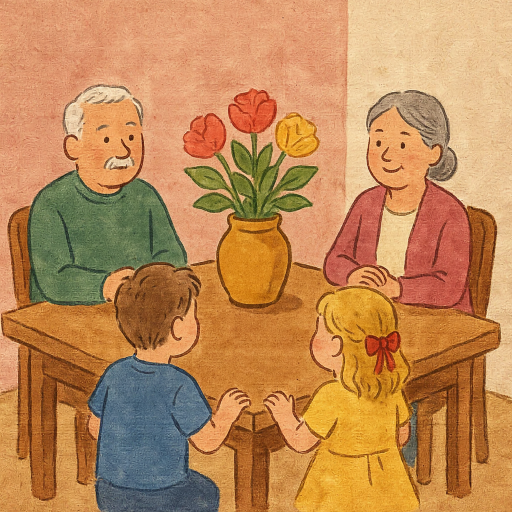
#> input picture 3-systeme/recherches/tests-images/sorties/6_scene_base_ideo45.png, 1024 x 1024 px (shown at 1/2 size)
$ python test_3_edition_locale.py
#> lines starting #> are read from the running program, lines starting #| are printed output that depends on the picture; after the words box and inside, x2 and y2 are one past the last pixel; in counts of white or black regions, pixels touching at a corner belong together
### 3-systeme/recherches/tests-images/commun.py
"""Outils communs aux tests d'images NolaPrint (RCH du 02-11-2026).

Les clés sont lues dans GEMINI_API_KEY et IDEOGRAM_API_KEY. Elles ne sont jamais
écrites, ni dans les fichiers ni dans les journaux.
Dépendances : pip install google-genai requests pillow numpy
"""
import json
import os
import time
from pathlib import Path

import numpy as np
import requests
from PIL import Image

DOSSIER = Path(__file__).resolve().parent
SORTIES = DOSSIER / "sorties"
SORTIES.mkdir(exist_ok=True)

STYLE = ("gouache illustration, opaque pigment, no wash, closed contours, "
         "medium to saturated colors, bold simple shapes, no fine detail, "
         "no drop shadow, no paper texture")

MODELE_GEMINI = "gemini-3-pro-image"
IDEO_GENERATE = "https://api.ideogram.ai/v2/image/generate/ideogram-4-5"
IDEO_EDIT = "https://api.ideogram.ai/v2/image/precise-edit/ideogram-4-5"


def cle(nom):
    """Renvoie la clé, ou None si elle manque (le modèle est alors sauté)."""
    valeur = os.environ.get(nom)
    if not valeur:
        print(f"{nom} absente : modèle sauté.")
    return valeur


def journal(script, entree):
    """Ajoute une entrée au journal JSON du script, dans sorties/."""
    chemin = SORTIES / f"{script}.json"
    donnees = json.loads(chemin.read_text()) if chemin.exists() else []
    entree["horodatage"] = time.strftime("%Y-%m-%d %H:%M:%S")
    donnees.append(entree)
    chemin.write_text(json.dumps(donnees, ensure_ascii=False, indent=2))


# ---------- Gemini (Nano Banana Pro) ----------

# [23 lines left out: functions _config_gemini, _enregistrer_gemini, not called in this run]


def gemini(script, prompt, fichier, images=(), aspect="1:1", taille="1K"):
    """Un appel Nano Banana Pro. images : chemins d'images de référence."""
    key = cle("GEMINI_API_KEY")
    if not key:
        return None
    from google import genai
    client = genai.Client(api_key=key)
    contenus = [prompt] + [Image.open(p) for p in images]
    debut = time.time()
    try:
        reponse = client.models.generate_content(
            model=MODELE_GEMINI, contents=contenus,
            config=_config_gemini(aspect, taille))
        chemin, mime = _enregistrer_gemini(reponse, fichier)
        erreur = None if chemin else "aucune image dans la réponse"
    except Exception as e:  # on journalise l'échec, sans arrêter le script
        chemin, mime, erreur = None, None, str(e)
    journal(script, {"modele": MODELE_GEMINI, "prompt": prompt, "fichier": fichier,
                     "references": [str(p) for p in images], "aspect": aspect,
                     "taille": taille, "mime": mime, "duree_s": round(time.time() - debut, 1),
                     "erreur": erreur})
    print(f"{fichier} : {'ok' if chemin else erreur}")
    return chemin


# [52 lines left out: functions gemini_chat, _premiere_url, _sans_urls, not called in this run]


def ideogram(script, url, champs, fichier, fichiers_joints=()):
    """Un appel Ideogram en multipart. fichiers_joints : liste de (champ, chemin)."""
    key = cle("IDEOGRAM_API_KEY")
    if not key:
        return None
    ouverts = [(nom, (Path(p).name, open(p, "rb"), "image/png")) for nom, p in fichiers_joints]
    # Ideogram exige multipart/form-data, même sans fichier joint :
    # chaque champ texte passe donc en partie multipart (nom de fichier None).
    parties = [(k, (None, str(v))) for k, v in champs.items()] + ouverts
    debut = time.time()
    chemin, erreur, brut = None, None, None
    try:
        r = requests.post(url, headers={"Api-Key": key}, files=parties, timeout=300)
        brut = r.json() if r.headers.get("content-type", "").startswith("application/json") else r.text
        if r.ok:
            lien = _premiere_url(brut)
            if lien:
                chemin = SORTIES / fichier
                chemin.write_bytes(requests.get(lien, timeout=120).content)
            else:
                erreur = "aucune URL dans la réponse"
        else:
            erreur = f"HTTP {r.status_code}"
    except Exception as e:
        erreur = str(e)
    finally:
        for _, (_, f, _) in ouverts:
            f.close()
    journal(script, {"modele": url.rsplit("/", 2)[-2] + "/" + url.rsplit("/", 1)[-1],
                     "champs": champs, "joints": [[n, str(p)] for n, p in fichiers_joints],
                     "fichier": fichier, "duree_s": round(time.time() - debut, 1),
                     "erreur": erreur, "reponse": _sans_urls(brut)})
    print(f"{fichier} : {'ok' if chemin else erreur}")
    return chemin


# ---------- Masques et différences ----------

def masque_ideogram(source, boite, fichier):
    """Masque Ideogram : noir = zone à modifier, blanc = zone gardée.
    boite = (gauche, haut, droite, bas) en fractions de 0 à 1."""
#> called with boite = (0.38, 0.3, 0.62, 0.7), fichier = '3_masque.png'
    largeur, hauteur = Image.open(source).size
#> largeur = 1024; hauteur = 1024
    masque = Image.new("L", (largeur, hauteur), 255)
#> masque: PIL image 1024x1024 L; every value is 255
    g, h, d, b = boite
    masque.paste(0, (int(g * largeur), int(h * hauteur), int(d * largeur), int(b * hauteur)))
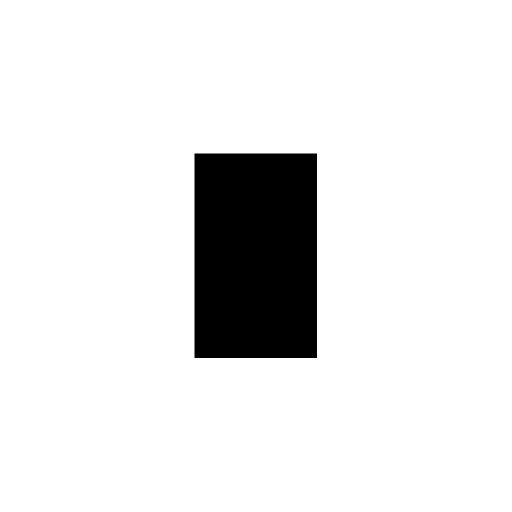
#> masque: PIL image 1024x1024 L (shown at 1/2 size); 90.4% white; 1 black region, box (x1, y1, x2, y2) and area: (389, 307, 634, 716) 100205
#> call 2 of masque_ideogram, with boite = (0.38, 0.3, 0.62, 0.7), fichier = '3_masque_nbpro.png'
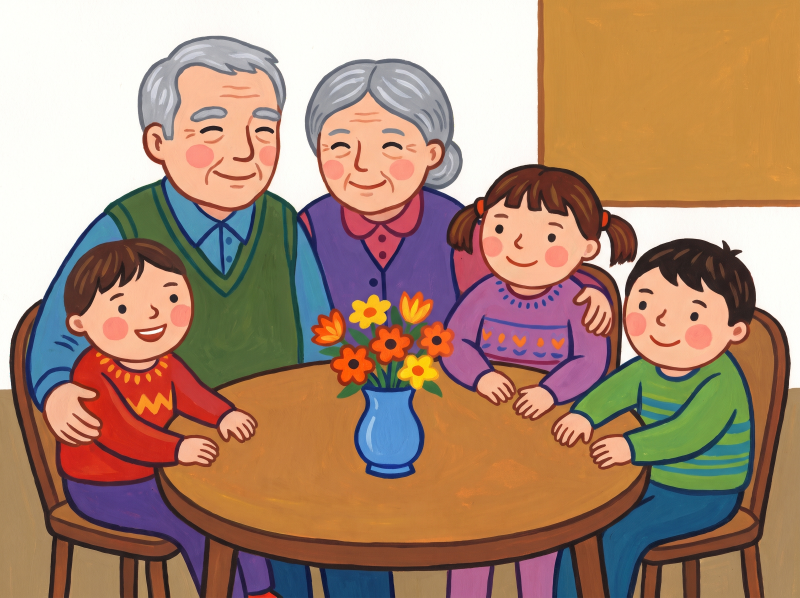
#> input picture 3-systeme/recherches/tests-images/sorties/6_scene_base_nbpro.png, 2400 x 1792 px (shown at 1/3 size)
#> in masque_ideogram (call 2), `largeur, hauteur = Image.open(source).size`: largeur = 2400; hauteur = 1792
#> in masque_ideogram (call 2), `masque = Image.new("L", (largeur, hauteur), 255)`: masque: PIL image 2400x1792 L; every value is 255
#> in masque_ideogram (call 2), `masque.paste(0, (int(g * largeur), int(h * hauteur), int(d * largeur),..`:
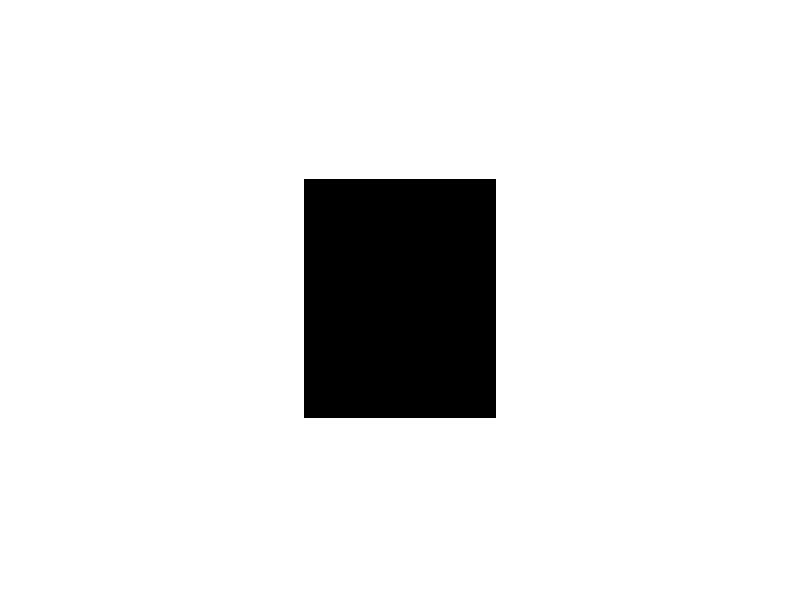
#> masque: PIL image 2400x1792 L (shown at 1/3 size); 90.4% white; 1 black region, box (x1, y1, x2, y2) and area: (912, 537, 1488, 1254) 412992
    chemin = SORTIES / fichier
    masque.save(chemin)
    return chemin


def difference(avant, apres, masque, fichier):
    """Mesure l'écart hors masque entre deux images. Écrit une carte de différence."""
#> called with fichier = '3_diff_nbpro.png'
    a = Image.open(avant).convert("RGB")
#> a is the input picture: PIL image 2400x1792 RGB; mean R, G, B 172, 138.3, 115.9
    b = Image.open(apres).convert("RGB")
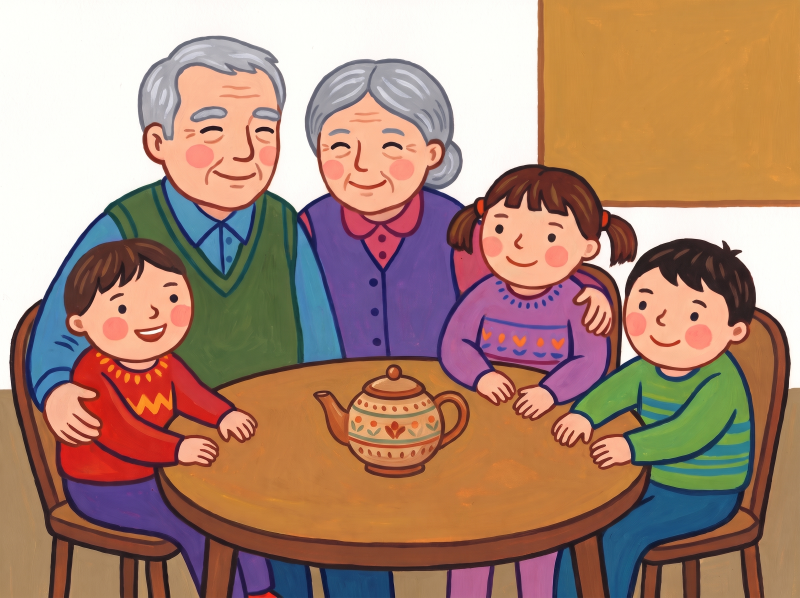
#> input picture 3-systeme/recherches/tests-images/sorties/3_edit_nbpro.png, 2400 x 1792 px (shown at 1/3 size)
#> b is the input picture: PIL image 2400x1792 RGB; mean R, G, B 172.3, 136.4, 117.6
    redim = a.size != b.size
#> redim = False
    if redim:
        b = b.resize(a.size)
    m = np.array(Image.open(masque).convert("L").resize(a.size)) > 127  # vrai = hors zone
    ecart = np.abs(np.asarray(a, dtype=np.int16) - np.asarray(b, dtype=np.int16)).max(axis=2)
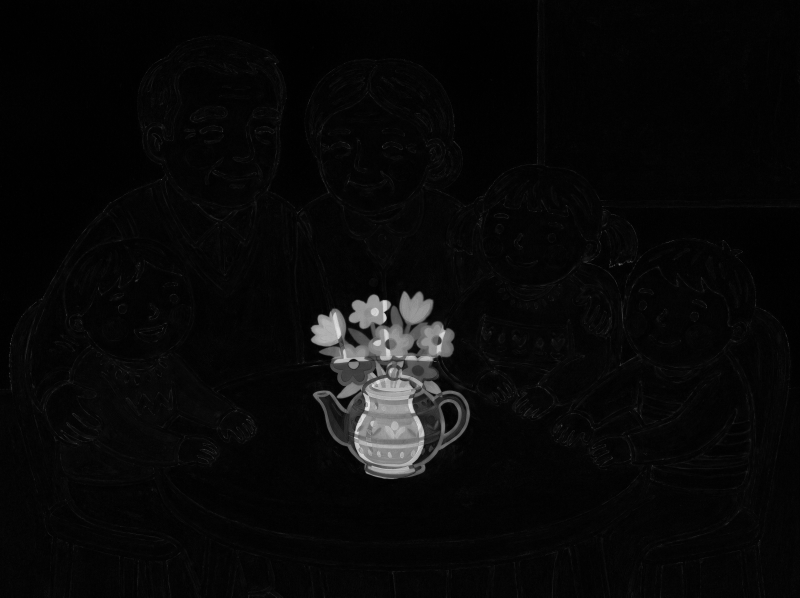
#> ecart: shape (1792, 2400) int16 (shown at 1/3 size); min 0, max 243, mean 9.1
    Image.fromarray(np.clip(ecart * 4, 0, 255).astype(np.uint8)).save(SORTIES / fichier)
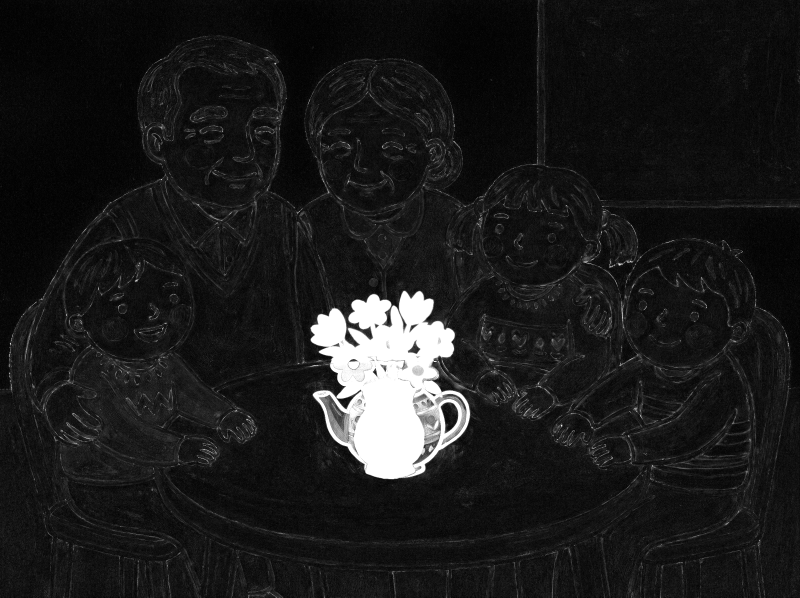
#> saved as 3_diff_nbpro.png: PIL image 2400x1792 L (shown at 1/3 size); min 0, max 255, mean 27.6
    hors = ecart[m]
    return {"ecart_moyen_hors_masque": round(float(hors.mean()), 2),
            "part_pixels_changes_hors_masque": round(float((hors > 8).mean()), 4),
            "tailles_differentes": redim}

### 3-systeme/recherches/tests-images/test_3_edition_locale.py
"""Capacité 3 : édition locale, remplacer un élément sans redessiner le reste.

Prérequis : test_6_variante.py (scènes 6_scene_base_<modele>.png).
Sorties : 3_edit_<modele>.png, 3_masque.png, 3_diff_<modele>.png.
À regarder : écart hors masque. Si le vase n'est pas dans la zone du masque,
ajuster ZONE_VASE après avoir regardé la scène de base, puis relancer.
"""
from commun import IDEO_EDIT, SORTIES, difference, gemini, ideogram, journal, masque_ideogram

SCRIPT = "test_3_edition_locale"
INSTRUCTION = ("Replace the vase of flowers on the table with a teapot, same painting style. "
               "Change nothing else.")
ZONE_VASE = (0.38, 0.30, 0.62, 0.70)  # gauche, haut, droite, bas (fractions), à ajuster

# Nano Banana Pro : instruction seule, la scène passe en image d'entrée, sans masque.
base_nb = SORTIES / "6_scene_base_nbpro.png"
if base_nb.exists():
    gemini(SCRIPT, INSTRUCTION, "3_edit_nbpro.png", images=[base_nb], aspect="4:3", taille="2K")

# Ideogram 4.5 Precise Edit : masque noir sur la zone du vase.
base_ideo = SORTIES / "6_scene_base_ideo45.png"
if base_ideo.exists():
    masque = masque_ideogram(base_ideo, ZONE_VASE, "3_masque.png")
    ideogram(SCRIPT, IDEO_EDIT,
             {"prompt": INSTRUCTION, "context_window": "auto", "quality": "high",
              "seed": "4242", "num_images": "1"},
             "3_edit_ideo45.png",
             fichiers_joints=[("image", base_ideo), ("mask", masque)])

for modele in ("nbpro", "ideo45"):
    avant = SORTIES / f"6_scene_base_{modele}.png"
    apres = SORTIES / f"3_edit_{modele}.png"
    if not (avant.exists() and apres.exists()):
        continue
    masque = masque_ideogram(avant, ZONE_VASE, f"3_masque_{modele}.png")
    mesure = difference(avant, apres, masque, f"3_diff_{modele}.png")
#> mesure = {'ecart_moyen_hors_masque': 6.01, 'part_pixels_changes_hors_masque': 0.109, 'tailles_differentes': False}
    journal(SCRIPT, {"lecture": {"modele": modele, **mesure}})
    print(modele, mesure)
#| nbpro {'ecart_moyen_hors_masque': 6.01, 'part_pixels_changes_hors_masque': 0.1094, 'tailles_differentes': False}
#> pass 2 of the loop `for modele in ("nbpro", "ideo45"):`:
#> in difference, a is the input picture: PIL image 1024x1024 RGB; mean R, G, B 190.5, 137, 86.3
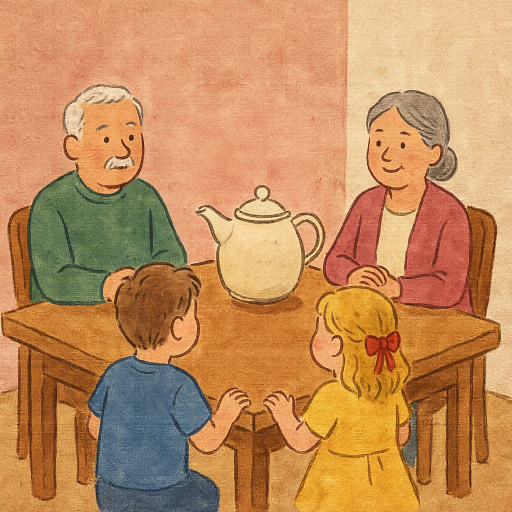
#> input picture 3-systeme/recherches/tests-images/sorties/3_edit_ideo45.png, 1024 x 1024 px (shown at 1/2 size)
#> in difference, b is the input picture: PIL image 1024x1024 RGB; mean R, G, B 194.4, 140.8, 91.7
#> in difference (call 2), `m = np.array(Image.open(masque).convert("L").resize(a.size)) > 127`:
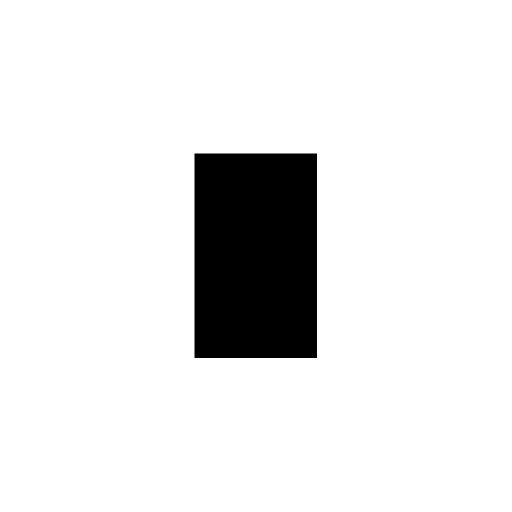
#> m: shape (1024, 1024) bool (shown at 1/2 size); 90.4% white; 1 black region, box (x1, y1, x2, y2) and area: (389, 307, 634, 716) 100205
#> ecart: shape (1024, 1024) int16
#> in difference (call 2), `Image.fromarray(np.clip(ecart * 4, 0, 255).astype(np.uint8)).save(SORT..`:
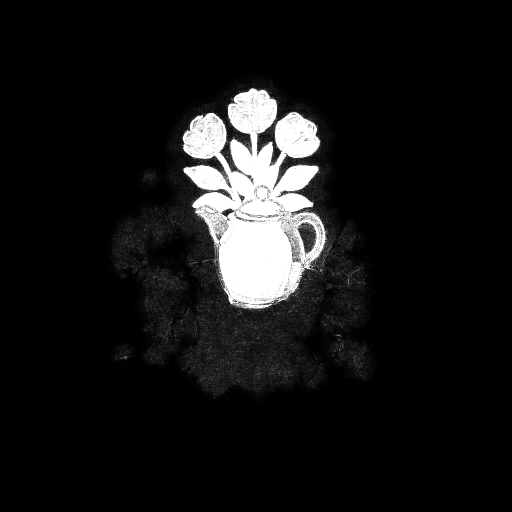
#> saved as 3_diff_ideo45.png: PIL image 1024x1024 L (shown at 1/2 size); min 0, max 255, mean 21.1
#> mesure = {'ecart_moyen_hors_masque': 2.45, 'part_pixels_changes_hors_masque': 0.0395, 'tailles_differentes': False}
#| ideo45 {'ecart_moyen_hors_masque': 2.45, 'part_pixels_changes_hors_masque': 0.0395, 'tailles_differentes': False}
